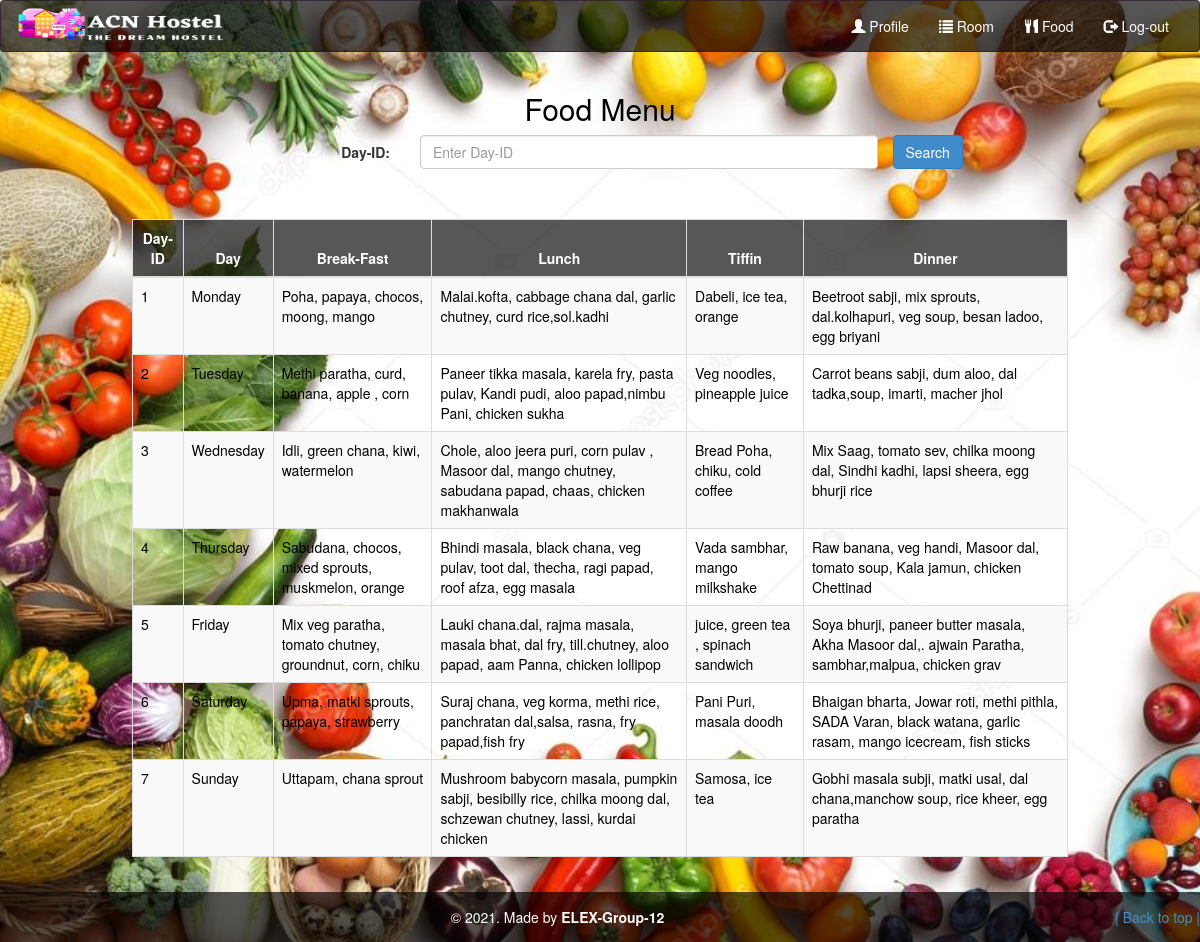
Screenshot of /food.php with the database file from the repository.
### tables this page shows
CREATE TABLE `food` (
  `id` int(11) NOT NULL,
  `day` varchar(500) NOT NULL,
  `breakfast` varchar(500) NOT NULL,
  `lunch` varchar(500) NOT NULL,
  `dinner` varchar(500) NOT NULL,
  `tiffin` varchar(500) NOT NULL
);

### food.php (the view, shortened to what this page needs)
<?php include "layouts/header2.php"?>
<body>
<section>
    <div class="container">
        <h2 class="text-center pt-4" style="color: black;">Food Menu</h2>
        <form class="form-horizontal" method="POST" action="" >
        <div class="form-group">
        <label class="control-label col-sm-2 col-sm-offset-2" for="id">Day-ID:</label>
            <div class="col-sm-5">
                <input type="text" class="form-control" id="get_dayid" placeholder="Enter Day-ID" name="get_dayid" required>
            </div>
                <button type="submit" name="search" class="btn btn-primary">Search</button>
        <div class="table-responsive-sm">
            <table class="table table-hover table-striped table-bordered">
                <thead style="color: white;background-color: #000000a8;">
                    <tr>
                        <th class="text-center">Day-ID</S></th>
                        <th class="text-center">Day</th>
                        <th class="text-center">Break-Fast</th>
                        <th class="text-center">Lunch</th>
                        <th class="text-center">Tiffin</th>
                        <th class="text-center">Dinner</th>
                    </tr>
                </thead>
                <tbody>
                    <?php
                    include 'config.php';
                    ?>
                    <?php
                    $sql = "SELECT * FROM `food`";
                    $query = mysqli_query($conn, $sql);
                    while ($rows = mysqli_fetch_assoc($query)) {
                    ?>
                        <tr style="color: black;">
                            <td class="py-2"><?php echo $rows['id']; ?></td>
                            <td class="py-2"><?php echo $rows['day']; ?></td>
                            <td class="py-2"><?php echo $rows['breakfast']; ?></td>
                            <td class="py-2"><?php echo $rows['lunch']; ?></td>
                            <td class="py-2"><?php echo $rows['tiffin']; ?></td>
                            <td class="py-2"><?php echo $rows['dinner']; ?></td>
                        </tr>
                    <?php
                    }
                    ?>
                </tbody>
            </table>
        </div>
    </div>
    </section>
</body>
<?php include "layouts/footer.php"?>

### layouts/header2.php (shortened to what this page needs)
<!DOCTYPE html>
<html lang="en">
<head>
    <link rel="stylesheet" href="bootstrap/css/bootstrap.min.css">
</head>
<body1>
<nav class="navbar navbar-inverse">
  <div class="container-fluid">
    <div class="navbar-header">
      <img src="images/logo11.png" alt="logo" style="float:left" height="48" width="208">
    </div>
    <div class="collapse navbar-collapse" id="myNavbar">
      <ul class="nav navbar-nav navbar-right">
        <li><a href="profile.php"><span class="glyphicon glyphicon-user"></span> Profile</a></li>
        <li><a href="rooms.php"><span class="glyphicon glyphicon-list"></span> Room</a></li>
        <li><a href="food.php"><span class="glyphicon glyphicon-cutlery"></span> Food</a></li>
        <li><a href="index.php"><span class="glyphicon glyphicon-log-out"></span> Log-out</a></li>
      </ul>
    </div>
  </div>
</nav>
 <link href="carousel.css" rel="stylesheet">
</body1>

### layouts/footer.php
<footer class="footer">
  <p>&copy 2021. Made by <b>ELEX-Group-12</b> <a href="#" class="BTT">|  Back to top  |</a></p>
</footer>

### layouts/header2.php (style rules this page uses)
.navbar-inverse { background-color: #000000a8; border-color: #2b152ca8; }
.navbar-inverse .navbar-nav>li>a { color: white; }
.navbar-header img { border-radius: 4%; }
body { display: flex; flex-direction: column; height: 100vh; }
p { margin: 0; padding: 0; }
.footer { height: 5rem; background-color: #000000a8; margin-top: auto; }
.footer p { color: white; text-align: center; line-height: 5rem; }
.BTT { float: right; }

### food.php (style rules this page uses)
body { background: url(images/f2.jpg) no-repeat center center fixed; -webkit-background-size: cover; -moz-background-size: cover; -o-background-size: cover; background-size: cover; }
.table { width: 80%; margin-left: auto; margin-right: auto; margin-top: 50px; color: white; }

### rows the page displays
food: id "1", day "Monday", breakfast "Poha, papaya, chocos, moong, mango", lunch "Malai.kofta, cabbage chana dal, garlic chutney, curd rice,sol.kadhi", tiffin "Dabeli, ice tea, orange", dinner "Beetroot sabji, mix sprouts, dal.kolhapuri, veg soup, besan ladoo, egg briyani"
food: id "2", day "Tuesday", breakfast "Methi paratha, curd, banana, apple , corn", lunch "Paneer tikka masala, karela fry, pasta pulav, Kandi pudi, aloo papad,nimbu Pani, chicken sukha", tiffin "Veg noodles, pineapple juice", dinner "Carrot beans sabji, dum aloo, dal tadka,soup, imarti, macher jhol"
food: id "3", day "Wednesday", breakfast "Idli, green chana, kiwi, watermelon", lunch "Chole, aloo jeera puri, corn pulav , Masoor dal, mango chutney, sabudana papad, chaas, chicken makhanwala", tiffin "Bread Poha, chiku, cold coffee", dinner "Mix Saag, tomato sev, chilka moong dal, Sindhi kadhi, lapsi sheera, egg bhurji rice"
food: id "4", day "Thursday", breakfast "Sabudana, chocos, mixed sprouts, muskmelon, orange", lunch "Bhindi masala, black chana, veg pulav, toot dal, thecha, ragi papad, roof afza, egg masala", tiffin "Vada sambhar, mango milkshake", dinner "Raw banana, veg handi, Masoor dal, tomato soup, Kala jamun, chicken Chettinad"
food: id "5", day "Friday", breakfast "Mix veg paratha, tomato chutney, groundnut, corn, chiku", lunch "Lauki chana.dal, rajma masala, masala bhat, dal fry, till.chutney, aloo papad, aam Panna, chicken lollipop", tiffin "juice, green tea , spinach sandwich", dinner "Soya bhurji, paneer butter masala, Akha Masoor dal,. ajwain Paratha, sambhar,malpua, chicken grav"
food: id "6", day "Saturday", breakfast "Upma, matki sprouts, papaya, strawberry", lunch "Suraj chana, veg korma, methi rice, panchratan dal,salsa, rasna, fry papad,fish fry", tiffin "Pani Puri, masala doodh", dinner "Bhaigan bharta, Jowar roti, methi pithla, SADA Varan, black watana, garlic rasam, mango icecream, fish sticks"
food: id "7", day "Sunday", breakfast "Uttapam, chana sprout", lunch "Mushroom babycorn masala, pumpkin sabji, besibilly rice, chilka moong dal, schzewan chutney, lassi, kurdai chicken", tiffin "Samosa, ice tea", dinner "Gobhi masala subji, matki usal, dal chana,manchow soup, rice kheer, egg paratha"
